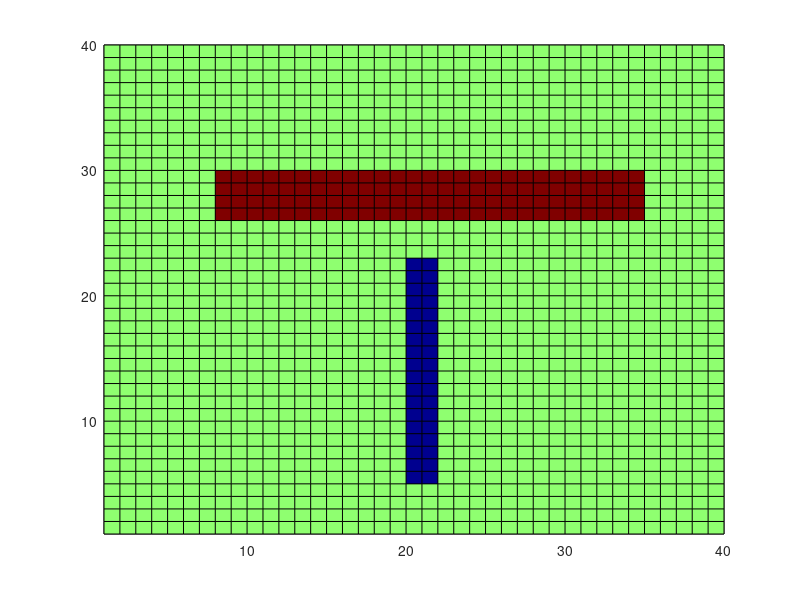

Source code (MATLAB):
% Resolution equation de Laplace
%
clear
close all
clc

%% Dimensions / maillage
dx=1; % cm
dy=1; % cm
Nx = 40;
Ny = 40;

%% Potentiels / sources
v0 = 0; % condition aux limites (en V)
v1 = 100; % conducteur 1
v2 = -100; % conducteur 2

% Initialisation la matrice de calcul
V = zeros(Nx,Ny); % mettre toute la matrice a zero

%Condition aux limites 
V(1,1:Ny)=v0;
V(Nx,1:Ny)=v0;
V(1:Nx,1)=v0;
V(1:Nx,Ny)=v0;
%sources
V(26:29,8:34)=v1;
V(5:22,20:21)=v2;


%% Equation de calcul
% %i=1;j=1;
% for i=2:Nx-1
%     for j=2:Ny-1
%         V(i,j)=0.25*( V(i+1,j) + V(i-1,j) + V(i,j+1) + V(i,j-1) );
%     end
% end


%% Figure
figure(1)
colormap(jet);
pcolor(V);
